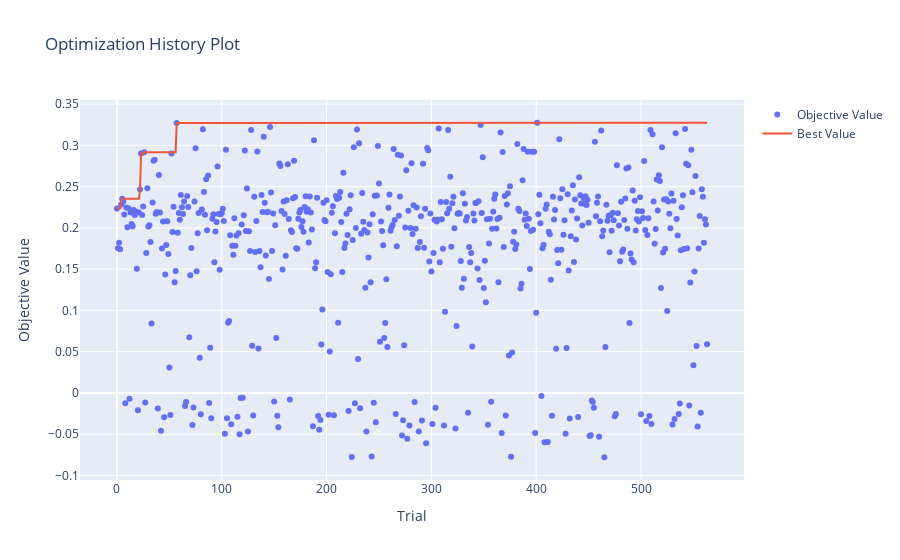

This figure's notebook cell:
### Markdown cell above
### Visualizar os Resultados

### Code cell
# Mostrar Chart com Trails do Optuna
fig = optuna.visualization.plot_optimization_history(estudo_ag)
fig

### Figure 1 — Plotly figure (JSON) as saved in the notebook; plotly's stock layout.template omitted (floating-point values rounded to 4 significant figures; data arrays with more than 128 entries replaced by an {"elided": "..."} marker saying what was removed)
{"data": [{"mode": "markers", "name": "Objective Value", "type": "scatter", "x": {"elided": "564 int values"}, "y": {"elided": "564 float values"}}, {"mode": "lines", "name": "Best Value", "type": "scatter", "x": {"elided": "564 int values"}, "y": {"elided": "564 float values"}}, {"marker": {"color": "#cccccc"}, "mode": "markers", "name": "Infeasible Trial", "showlegend": false, "type": "scatter", "x": [], "y": []}], "layout": {"title": {"text": "Optimization History Plot"}, "xaxis": {"title": {"text": "Trial"}}, "yaxis": {"title": {"text": "Objective Value"}}}}
